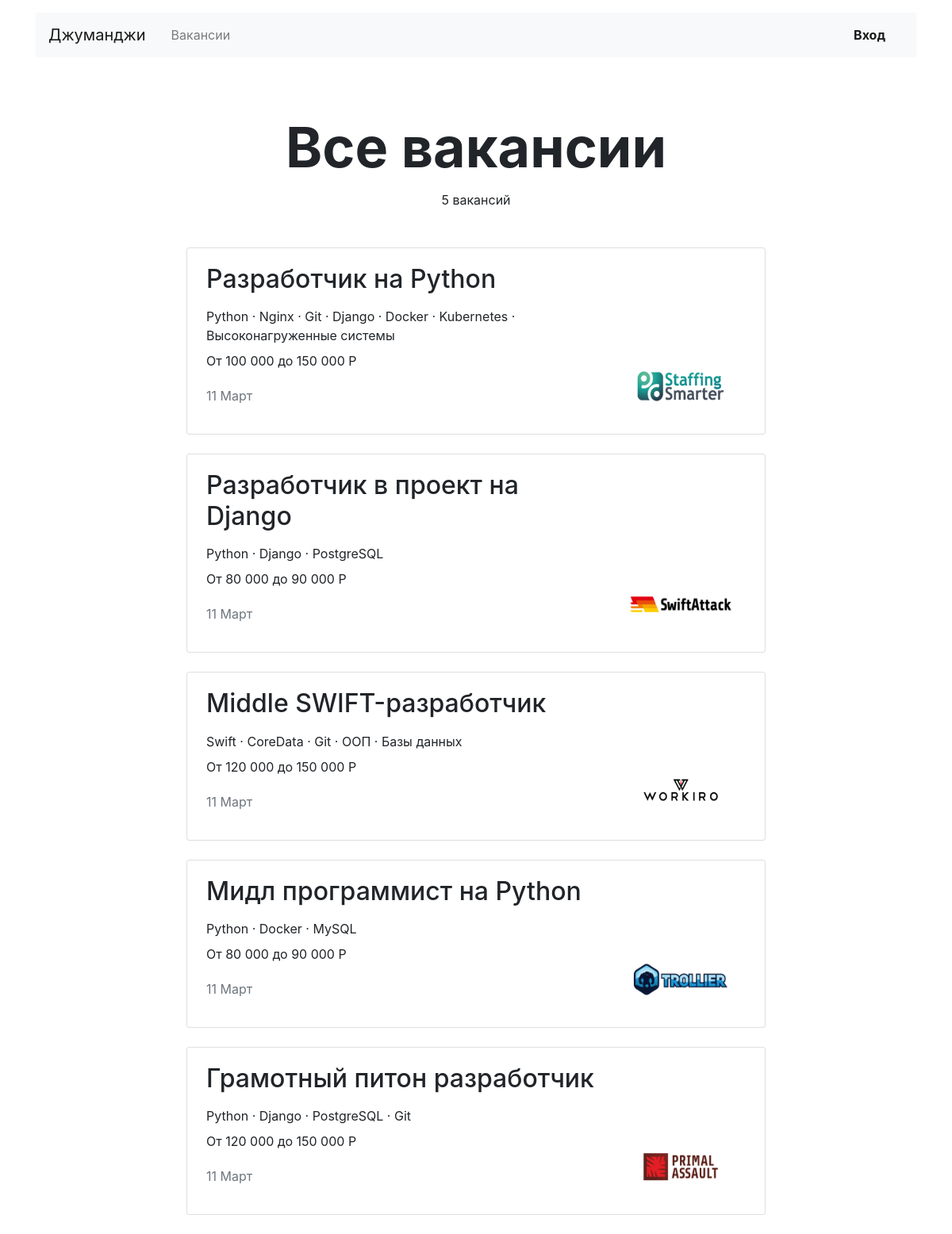
Page /vacancies/ on the committed database.
### myapp/models.py (models this page shows, shortened)
class Vacancy(models.Model):
    title = models.CharField(max_length=100)
    specialty = models.ForeignKey(
        Specialty, on_delete=models.CASCADE, related_name="vacancies"
    )
    company = models.ForeignKey(
        Company, on_delete=models.CASCADE, related_name="vacancies"
    )
    skills = models.CharField(max_length=300)
    description = models.TextField(max_length=1000)
    salary_min = models.PositiveIntegerField(blank=False)
    salary_max = models.PositiveIntegerField(blank=False)
    published_at = models.DateField(auto_now_add=True)
    class Meta:
        ordering = ("-published_at",)
        verbose_name = "Вакансия"
        verbose_name_plural = "Вакансии"

class Company(models.Model):
    name = models.CharField(max_length=100)
    location = models.CharField(max_length=100)
    logo = models.ImageField(upload_to="logos/", blank=False)
    description = models.TextField(max_length=1000)
    employee_count = models.PositiveIntegerField(
        validators=[MinValueValidator(1)], blank=False
    )
    owner = models.OneToOneField(User, related_name="company", on_delete=models.CASCADE)
    class Meta:
        verbose_name = "Компания"
        verbose_name_plural = "Компании"

### myapp/views.py (the view)
# urls.py: path("vacancies/", views.VacanciesList.as_view(), name="vacancies_list"),
class VacanciesList(ListView):
    model = models.Vacancy
    template_name = "myapp/vacancies.html"
    def get_context_data(self, **kwargs):
        context = super().get_context_data(**kwargs)
        context["all_vacancie"] = True
        return context
    def get_queryset(self):
        return models.Vacancy.objects.select_related("company")

### myapp/templatetags/replace_commas.py (called while the page is built)
@register.filter
def replace_commas(value):
    return value.replace(',', ' ·')

### myapp/templates/myapp/vacancies.html
{% extends 'base.html' %}
{% block content %}
{% load replace_commas %}
{% load humanize %}
<main class="container mt-3">
<section>
<h1 class="h1 text-center mx-auto mt-4 pt-5" style="font-size: 70px;"><strong>
{% if all_vacancie %}
Все вакансии
{% else %}
{{ object_list.0.specialty.title }}
{% endif %}
</strong></h1>
<p class="text-center pt-1">{{ object_list.count }} вакансий</p>
<div class="row mt-5">
<div class="col-12 col-lg-8 offset-lg-2 m-auto">
        {% for vacancy in object_list %}
            <div class="card mb-4">
            <div class="card-body px-4">
              <div class="row">
                <div class="col-12 col-md-8 col-lg-9">
                  <h2 class="h2 pb-2">{{ vacancy.title }}</h2>
                  <p class="mb-2">{{ vacancy.skills|replace_commas|safe }}</p>
                  <p>От {{ vacancy.salary_min|intcomma }} до {{ vacancy.salary_max|intcomma }} Р</p>
                  <p class="text-muted pt-1">{{ vacancy.published_at|date:"d F" }} </p>
                </div>
                <div class="col-12 col-md-4 col-lg-3 d-flex align-items-end">
                  <a href="{% url "vacancy" vacancy.id%}"><img src="/../static/logos/{{ vacancy.company.logo }}" width="130" height="80" alt=""></a>
                </div>
              </div>
            </div>
          </div>
        {% endfor %}
</div>
</div>
</section>
</main>
{% endblock %}

### rows in the picture
Vacancy: title "Разработчик на Python", skills "Python · Nginx · Git · Django · Docker · Kubernetes · Высоконагруженные системы", salary_min "100 000", salary_max "150 000", published_at "11 Март", company.logo (picture)
Vacancy: title "Разработчик в проект на Django", skills "Python · Django · PostgreSQL", salary_min "80 000", salary_max "90 000", published_at "11 Март", company.logo (picture)
Vacancy: title "Middle SWIFT-разработчик", skills "Swift · CoreData · Git · ООП · Базы данных", salary_min "120 000", salary_max "150 000", published_at "11 Март", company.logo (picture)
Vacancy: title "Мидл программист на Python", skills "Python · Docker · MySQL", salary_min "80 000", salary_max "90 000", published_at "11 Март", company.logo (picture)
Vacancy: title "Грамотный питон разработчик", skills "Python · Django · PostgreSQL · Git", salary_min "120 000", salary_max "150 000", published_at "11 Март", company.logo (picture)

### other values in the picture
{{ object_list.count }} "5"
